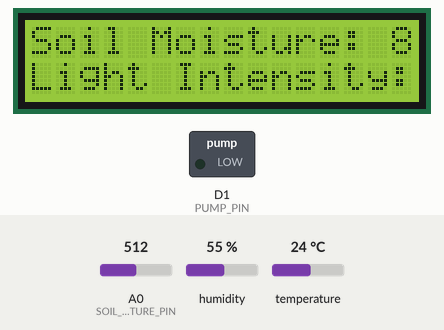
This sketch was run on a simulated ESP8266 (NodeMCU). On the bench: 16×2 character LCD, switched loads named in the sketch (green lamp = pin HIGH). The test bench sets the inputs (shaded band); at power-on: A0 (SOIL_MOISTURE_PIN) = 512, humidity 55 %, temperature 24 °C. WiFi joins after 1.5 s; servers stay silent unless stated; what the sketch prints to the serial monitor is not drawn.

Above: at 5.5 s.
5.6 s: A0 (SOIL_MOISTURE_PIN) set to 11
At 8.3 s:
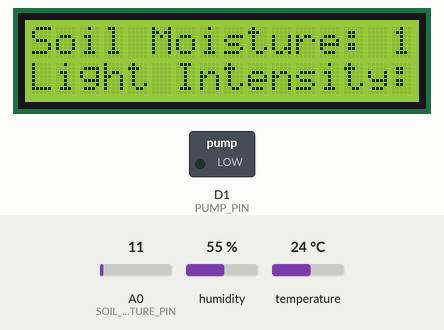
9.4 s: A0 (SOIL_MOISTURE_PIN) set to 8
10.9 s: A0 (SOIL_MOISTURE_PIN) set to 955
15.1 s: A0 (SOIL_MOISTURE_PIN) set to 975
At 17.4 s:
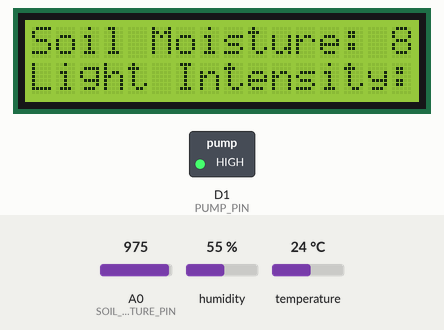
18.4 s: A0 (SOIL_MOISTURE_PIN) set to 0
At 21.0 s:
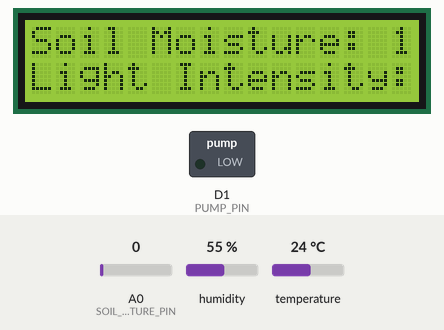
21.4 s: A0 (SOIL_MOISTURE_PIN) set to 397
24.1 s: A0 (SOIL_MOISTURE_PIN) set to 414
At 26.8 s:
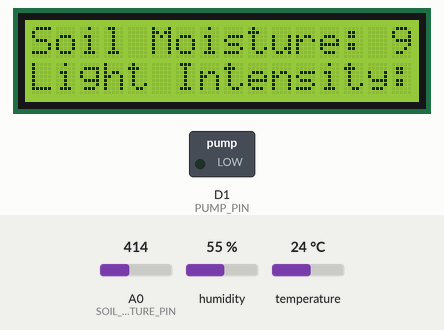
Timing chart, 0 to 28.3 s (numbered marks = the images above; inputs shaded):
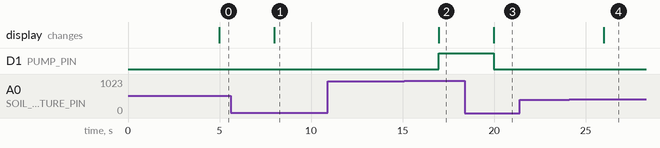

Measured:
- the behaviour switches between 963 and 964 on A0 (SOIL_MOISTURE_PIN) (found by bisection; images 1 and 2)
- the behaviour switches between 403 and 404 on A0 (SOIL_MOISTURE_PIN) (found by bisection; images 3 and 4)
- after the input at 5.6 s, the display: changes after 2.4 s (image 1)
- after the input at 9.4 s, every drawn part: stays the same
- after the input at 10.9 s, every drawn part: stays the same
- after the input at 15.1 s, D1 (PUMP_PIN): LOW → HIGH after 1.9 s; the display: changes after 1.9 s (image 2)
- after the input at 18.4 s, D1 (PUMP_PIN): HIGH → LOW after 1.6 s; the display: changes after 1.6 s (image 3)
- after the input at 21.4 s, every drawn part: stays the same
- after the input at 24.1 s, the display: changes after 1.9 s (image 4)

The sketch:

iot_smart_agriculture_system.ino.ino
```cpp
#define BLYNK_TEMPLATE_ID "TMPL3OSKgku4doR"
#define BLYNK_TEMPLATE_NAME "IOT Based Agriculture System"
#define BLYNK_AUTH_TOKEN "fQrObEhbsdf10MGJbaIbsDUoqkdlghutyyMJHg7HmTJ"

#define BLYNK_PRINT Serial
#include <ESP8266WiFi.h>
#include <BlynkSimpleEsp8266.h>
#include <DHT.h>
#include <LiquidCrystal_I2C.h> // Include the I2C LCD library

#define SOIL_MOISTURE_PIN A0
#define THRESHOLD_MOISTURE 10
#define PUMP_PIN D1
#define PUMP_SWITCH V6
#define DHT_PIN D2
#define DHT_TYPE DHT11
#define RAIN_SENSOR_PIN A0

char auth[] = BLYNK_AUTH_TOKEN;
char ssid[] = "WiFi Username";
char pass[] = "WiFi Password";

DHT dht(DHT_PIN, DHT_TYPE);
LiquidCrystal_I2C lcd(0x27, 16, 2); // Change the address to your LCD's address

BlynkTimer timer;

bool isPumpOn = false;

int temt6000Pin = A0;
float light;
int light_value;

void sendSensorData()
{
  int soilMoisture = analogRead(SOIL_MOISTURE_PIN);
  int soilMoisturePercentage = map(soilMoisture, 400, 1023, 100, 0);
  Serial.print("Soil Moisture Percentage ");
  Serial.println(soilMoisturePercentage);
  float temperature = dht.readTemperature();
  float humidity = dht.readHumidity();
  Serial.print("Temperature");
  Serial.println(temperature);
  Serial.print("Humidity");
  Serial.println(humidity);
  if (!isnan(temperature) && !isnan(humidity))
  {
    Blynk.virtualWrite(V0, temperature);
    Blynk.virtualWrite(V1, humidity);
  }
  else
  {
    Serial.println("Failed to read data from DHT sensor!");
  }
  Blynk.virtualWrite(V2, soilMoisturePercentage);

  int rainsensorValue = analogRead(RAIN_SENSOR_PIN);
  int rainValue = map(rainsensorValue, 400, 1023, 100, 0);

  Serial.print("Rain Sensor Value: ");
  Serial.println(rainValue);
  Blynk.virtualWrite(V4, rainValue); // Send rain sensor value to Blynk

  light_value = analogRead(temt6000Pin);
  light = light_value * 0.0976; // percentage calculation
  Serial.print("Light");
  Serial.println(light);
  //Blynk.virtualWrite(V3, light_value); // Send raw light value to Blynk
  Blynk.virtualWrite(V3, light);       // Send light percentage to Blynk

  lcd.clear();
  lcd.setCursor(0, 0);
  lcd.print("Soil Moisture: ");
  lcd.print(soilMoisturePercentage);
  lcd.print("%");
  lcd.setCursor(0, 1);
  lcd.print("Temp: ");
  lcd.print(temperature);
  lcd.print("C");
  lcd.setCursor(10, 1);
  lcd.print("Humidity: ");
  lcd.print(humidity);
  lcd.print("%");
  lcd.setCursor(0, 2);
  lcd.print("Rain Sensor: ");
  lcd.print(rainValue);
  lcd.print("   ");

  lcd.setCursor(0, 3);
  lcd.print("Light Intensity: ");
  lcd.print(light_value); // Display raw light value
  lcd.print(" | ");
  lcd.print(light); // Display light percentage


  if (isPumpOn || soilMoisturePercentage < THRESHOLD_MOISTURE || rainValue > 500)
  {
    digitalWrite(PUMP_PIN, HIGH);
    if (!isPumpOn)
    {
      Blynk.logEvent("moisture_alert", "Soil moisture is below the threshold!");
      Serial.println("Soil moisture is below the threshold!");
    }
  }
  else
  {
    if (!isPumpOn)
    {
      digitalWrite(PUMP_PIN, LOW);
    }
  }
}

BLYNK_WRITE(PUMP_SWITCH)
{
  isPumpOn = param.asInt();
  if (isPumpOn)
  {
    Serial.println("Pump manually turned ON");
  }
  else
  {
    Serial.println("Pump manually turned OFF");
  }
}

void setup()
{
  Serial.begin(9600);
  pinMode(PUMP_PIN, OUTPUT);
  pinMode(RAIN_SENSOR_PIN, INPUT);
  dht.begin();

  lcd.begin(); // Initialize LCD
  //lcd.backlight();

  Blynk.begin(auth, ssid, pass);

  timer.setInterval(3000L, sendSensorData);

  Blynk.virtualWrite(PUMP_SWITCH, isPumpOn);
  Blynk.syncVirtual(PUMP_SWITCH);
}

void loop()
{
  Blynk.run();
  timer.run();
}
```
